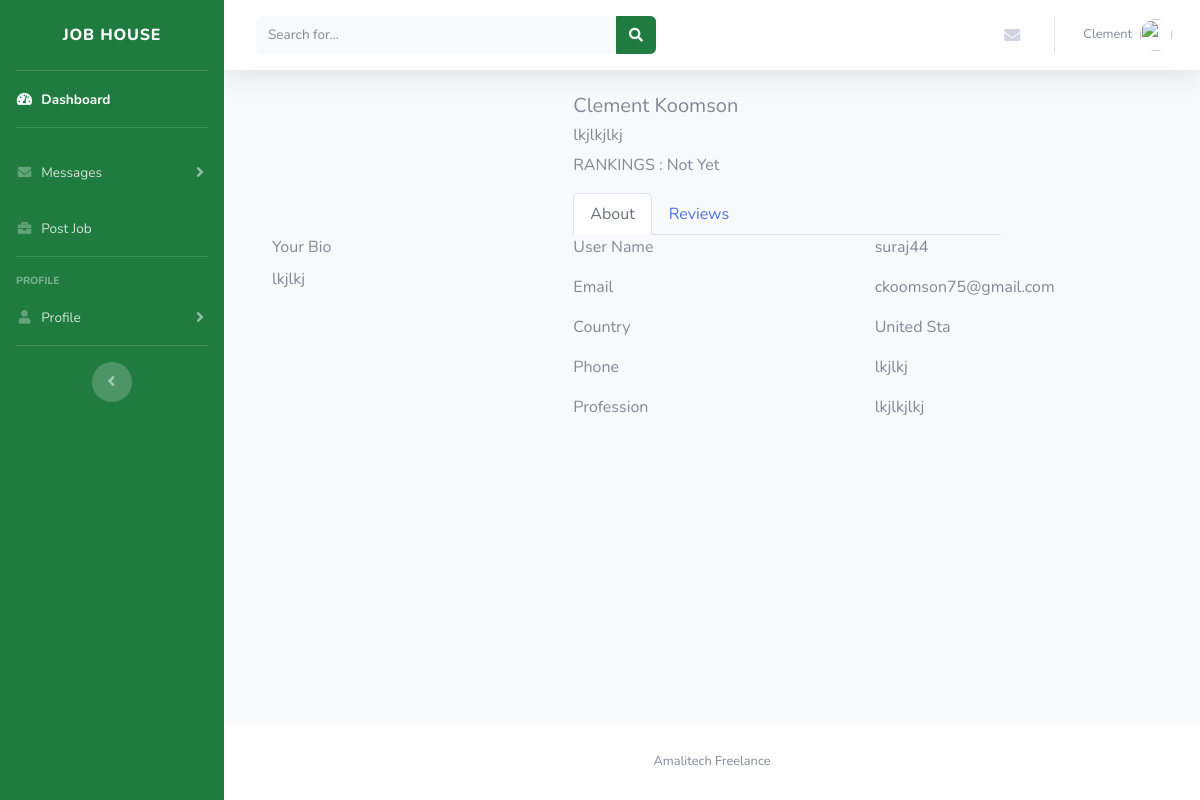
The app's page /client_profile.php (signed in) with its own data.
### tables this page shows
CREATE TABLE `profile` (
  `id` int(10) NOT NULL,
  `headline` varchar(30) NOT NULL,
  `country` varchar(10) NOT NULL,
  `city` varchar(20) NOT NULL,
  `phone` varchar(20) NOT NULL,
  `summary` text NOT NULL,
  `address` text NOT NULL,
  `userid` int(11) NOT NULL
);

### client_profile.php (the view, shortened to what this page needs)
<?php
include('config/dbconfig2.php');
  $id=$_SESSION['id'];
  $query = mysqli_query($con,"SELECT * FROM profile WHERE userid = '$id'");
    if($query){
       $num_of_user = mysqli_num_rows($query);
        if($num_of_user> 0 ){
            $user_row = mysqli_fetch_array($query);
        }
    }
?>
<!DOCTYPE html>
<html lang="en">
<head>
  <link href="admin/vendor/fontawesome-free/css/all.min.css" rel="stylesheet" type="text/css">
  <link href="admin/css/sb-admin-2.min.css" rel="stylesheet">
</head>
<body id="page-top">
  <div id="wrapper">
    <ul style="background-color: #207b41;" class="navbar-nav sidebar sidebar-dark accordion" id="accordionSidebar">
      <a class="sidebar-brand d-flex align-items-center justify-content-center" href="#">
        <div class="sidebar-brand-text mx-3">Job House</div>
      </a>
      <hr class="sidebar-divider my-0">
      <li class="nav-item active">
        <a class="nav-link" href="client_dashboard.php">
          <i class="fas fa-fw fa-tachometer-alt"></i>
          <span>Dashboard</span></a>
      </li>
      <hr class="sidebar-divider">
      <li class="nav-item">
        <a class="nav-link collapsed" href="#" data-toggle="collapse" data-target="#collapseTwo" aria-expanded="true" aria-controls="collapseTwo">
          <i class="fas fa-fw fa-envelope"></i>
          <span>Messages</span>
        </a>
      </li>
      <li class="nav-item">
        <a class="nav-link collapsed" href="postjob.php">
          <i class="fas fa-fw fa-briefcase"></i>
          <span>Post Job</span>
        </a>
      </li>
      <hr class="sidebar-divider">
      <div class="sidebar-heading">
       Profile
      </div>
      <li class="nav-item">
        <a class="nav-link collapsed" href="#" data-toggle="collapse" data-target="#collapsePages" aria-expanded="true" aria-controls="collapsePages">
          <i class="fas fa-fw fa-user"></i>
          <span>Profile</span>
        </a>
      </li>
      <hr class="sidebar-divider d-none d-md-block">
      <div class="text-center d-none d-md-inline">
        <button class="rounded-circle border-0" id="sidebarToggle"></button>
      </div>
    </ul>
    <div id="content-wrapper" class="d-flex flex-column">
      <div id="content">
        <nav class="navbar navbar-expand navbar-light bg-white topbar mb-4 static-top shadow">
          <form class="d-none d-sm-inline-block form-inline mr-auto ml-md-3 my-2 my-md-0 mw-100 navbar-search">
            <div class="input-group">
              <input type="text" class="form-control bg-light border-0 small" placeholder="Search for..." aria-label="Search" aria-describedby="basic-addon2">
              <div class="input-group-append">
                <button style="background-color: #207b41; border-color: #207b41; "class="btn btn-primary" type="button">
                  <i class="fas fa-search fa-sm"></i>
                </button>
              </div>
            </div>
          </form>
          <ul class="navbar-nav ml-auto">
            <li class="nav-item dropdown no-arrow mx-1">
              <a class="nav-link dropdown-toggle" href="#" id="alertsDropdown" role="button" data-toggle="dropdown" aria-haspopup="true" aria-expanded="false">
                <i class="fas fa-envelope fa-fw"></i>
              </a>
            </li>
            <li class="nav-item dropdown no-arrow">
              <a class="nav-link dropdown-toggle" href="#" id="userDropdown" role="button" data-toggle="dropdown" aria-haspopup="true" aria-expanded="false">
                <span class="mr-2 d-none d-lg-inline text-gray-600 small"><?php echo $_SESSION['firstname']?></span>
                <img class="img-profile rounded-circle" src="">
              </a>
            </li>
          </ul>
        </nav>
        <div class="container-fluid">
            <div class="container emp-profile">
    <form method="post">
        <div class="row">
            <div class="col-md-4">
                <div class="profile-img">
                </div>
            </div>
            <div class="col-md-6">
                <div class="profile-head">
                            <h5><?php echo $_SESSION['firstname']." ". $_SESSION['lastname']?> </h5>
                            <h6> <?php echo $user_row['headline'];?> </h6>
                            <p class="proile-rating">RANKINGS : <span>Not Yet</span></p>
                    <ul class="nav nav-tabs" id="myTab" role="tablist">
                        <li class="nav-item">
                            <a class="nav-link active" id="home-tab" data-toggle="tab" href="#home" role="tab" aria-controls="home" aria-selected="true">About</a>
                        </li>
                        <li class="nav-item">
                            <a class="nav-link" id="profile-tab" data-toggle="tab"
                            href="#profile" role="tab" aria-controls="profile" aria-selected="false">Reviews</a>
                        </li>
                    </ul>
                </div>
            </div>
        </div>
        <div class="row">
            <div class="col-md-4">
                <div class="profile-work">
                    <label>Your Bio</label><br/>
                  <p><?php echo $user_row['summary'];?></p>
                </div>
            </div>
            <div class="col-md-8">
                <div class="tab-content profile-tab" id="myTabContent">
                    <div class="tab-pane fade show active" id="home" role="tabpanel" aria-labelledby="home-tab">
                                <div class="row">
                                    <div class="col-md-6">
                                        <label>User Name</label>
                                    </div>
                                    <div class="col-md-6">
                                        <p><?php echo $_SESSION['username']?></p>
                                    </div>
                                </div>
                                <div class="row">
                                    <div class="col-md-6">
                                        <label>Email</label>
                                    </div>
                                    <div class="col-md-6">
                                        <p><?php echo $_SESSION['email']?></p>
                                    </div>
                                </div>
                                <div class="row">
                                    <div class="col-md-6">
                                        <label>Country</label>
                                    </div>
                                    <div class="col-md-6">
                                        <p><?php echo $user_row['country']?></p>
                                    </div>
                                </div>
                                <div class="row">
                                    <div class="col-md-6">
                                        <label>Phone</label>
                                    </div>
                                    <div class="col-md-6">
                                        <p><?php echo $user_row['phone']?></p>
                                    </div>
                                </div>
                                <div class="row">
                                    <div class="col-md-6">
                                        <label>Profession</label>
                                    </div>
                                    <div class="col-md-6">
                                        <p><?php echo $user_row['headline']?></p>
                                    </div>
                                </div>
                    </div>
                </div>
            </div>
        </div>
    </form>
</div>
        </div>
      </div>
      <footer class="sticky-footer bg-white">
        <div class="container my-auto">
          <div class="copyright text-center my-auto">
            <span>Amalitech Freelance</span>
          </div>
        </div>
      </footer>
    </div>
  </div>
</body>
</html>

### records on screen
profile: headline "lkjlkjlkj", summary "lkjlkj", country "United Sta", phone "lkjlkj"

### other values on screen
$_SESSION['firstname'] "Clement"
$_SESSION['lastname'] "Koomson"
$_SESSION['username'] "suraj44"
$_SESSION['email'] "ckoomson75@gmail.com"
